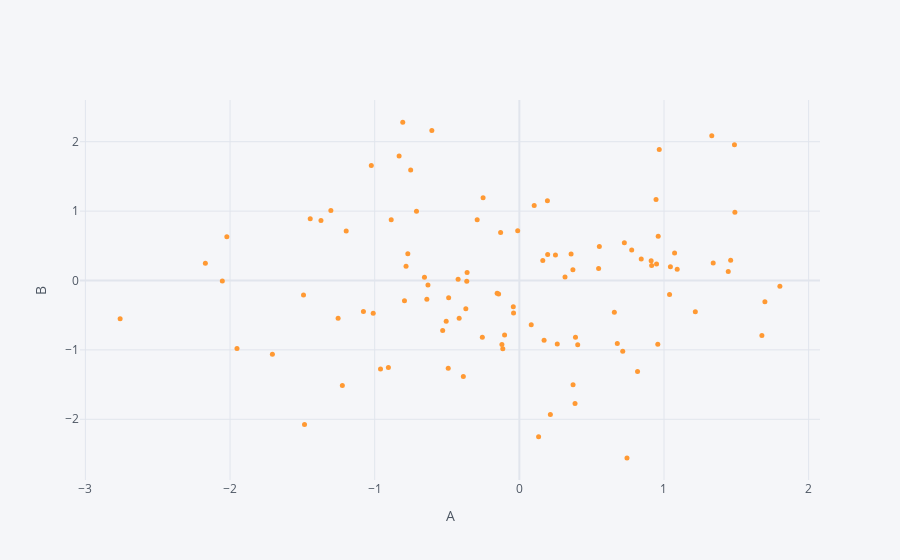

Write notebook code for a chart like this one.
### Markdown cell above
# Creating a scatter plot

### Code cell
#Note: Mode='markers' is needed because by default iplot will connect each value in the data set with a line
df.iplot(kind='scatter',x='A',y='B',mode='markers',size=5,xTitle='A',yTitle='B')
